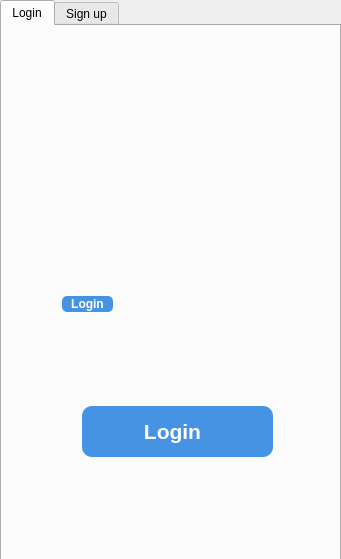
<?xml version="1.0" encoding="UTF-8"?>
<ui version="4.0">
 <class>Frame</class>
 <widget class="QFrame" name="Frame">
  <property name="geometry">
   <rect>
    <x>0</x>
    <y>0</y>
    <width>341</width>
    <height>559</height>
   </rect>
  </property>
  <property name="minimumSize">
   <size>
    <width>341</width>
    <height>559</height>
   </size>
  </property>
  <property name="maximumSize">
   <size>
    <width>341</width>
    <height>559</height>
   </size>
  </property>
  <property name="windowTitle">
   <string>Frame</string>
  </property>
  <widget class="QTabWidget" name="login">
   <property name="geometry">
    <rect>
     <x>0</x>
     <y>0</y>
     <width>341</width>
     <height>561</height>
    </rect>
   </property>
   <property name="styleSheet">
    <string notr="true">
</string>
   </property>
   <property name="tabPosition">
    <enum>QTabWidget::North</enum>
   </property>
   <property name="currentIndex">
    <number>0</number>
   </property>
   <property name="usesScrollButtons">
    <bool>false</bool>
   </property>
   <property name="documentMode">
    <bool>false</bool>
   </property>
   <property name="tabsClosable">
    <bool>false</bool>
   </property>
   <property name="movable">
    <bool>false</bool>
   </property>
   <property name="tabBarAutoHide">
    <bool>false</bool>
   </property>
   <widget class="QWidget" name="tab">
    <attribute name="title">
     <string>Login</string>
    </attribute>
    <widget class="QPushButton" name="Logbut">
     <property name="geometry">
      <rect>
       <x>80</x>
       <y>380</y>
       <width>191</width>
       <height>51</height>
      </rect>
     </property>
     <property name="styleSheet">
      <string notr="true">
QPushButton{
box-shadow: 10px 10px rgb(61, 61, 61);
border-radius: 10px ;
background-color: rgb(71, 147, 227);

}</string>
     </property>
     <property name="text">
      <string/>
     </property>
    </widget>
    <widget class="QLabel" name="label">
     <property name="geometry">
      <rect>
       <x>110</x>
       <y>390</y>
       <width>121</width>
       <height>31</height>
      </rect>
     </property>
     <property name="styleSheet">
      <string notr="true"/>
     </property>
     <property name="text">
      <string>&lt;!DOCTYPE HTML PUBLIC &quot;-//W3C//DTD HTML 4.0//EN&quot; &quot;http://www.w3.org/TR/REC-html40/strict.dtd&quot;&gt;
&lt;html&gt;&lt;head&gt;&lt;meta name=&quot;qrichtext&quot; content=&quot;1&quot; /&gt;&lt;style type=&quot;text/css&quot;&gt;
p, li { white-space: pre-wrap; }
&lt;/style&gt;&lt;/head&gt;&lt;body style=&quot; font-family:'MS Shell Dlg 2'; font-size:8pt; font-weight:400; font-style:normal;&quot;&gt;
&lt;p align=&quot;center&quot; style=&quot; margin-top:12px; margin-bottom:12px; margin-left:0px; margin-right:0px; -qt-block-indent:0; text-indent:0px;&quot;&gt;&lt;span style=&quot; font-size:16pt; font-weight:600; color:#fefefe;&quot;&gt;Login&lt;/span&gt;&lt;/p&gt;&lt;/body&gt;&lt;/html&gt;</string>
     </property>
    </widget>
    <widget class="QLabel" name="label_2">
     <property name="geometry">
      <rect>
       <x>60</x>
       <y>270</y>
       <width>51</width>
       <height>16</height>
      </rect>
     </property>
     <property name="styleSheet">
      <string notr="true">background-color: rgb(71, 147, 227);
border-radius:5px;
</string>
     </property>
     <property name="text">
      <string>&lt;html&gt;&lt;head/&gt;&lt;body&gt;&lt;p align=&quot;center&quot;&gt;&lt;span style=&quot; font-weight:600; color:#ffffff;&quot;&gt;Login&lt;/span&gt;&lt;/p&gt;&lt;/body&gt;&lt;/html&gt;</string>
     </property>
    </widget>
   </widget>
   <widget class="QWidget" name="tab_2">
    <attribute name="title">
     <string>Sign up</string>
    </attribute>
   </widget>
  </widget>
 </widget>
 <tabstops>
  <tabstop>login</tabstop>
 </tabstops>
 <resources/>
 <connections/>
</ui>
